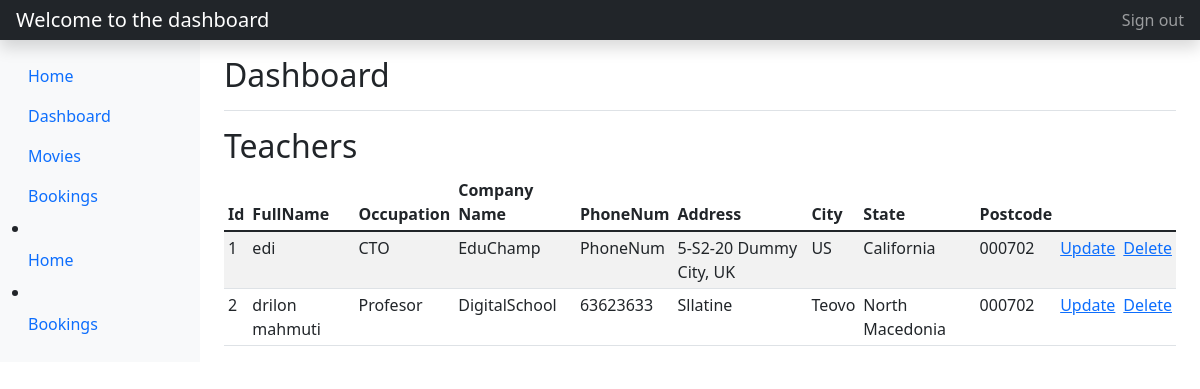
The page /uni/admin/teacherDashboard.php on the database its author committed.
### tables this page shows
CREATE TABLE `teacher_profile` (
  `id` int(11) NOT NULL,
  `FullName` varchar(255) NOT NULL,
  `occupation` varchar(255) NOT NULL,
  `Company_Name` varchar(255) NOT NULL,
  `PhoneNum` varchar(255) NOT NULL,
  `addres` varchar(255) NOT NULL,
  `city` varchar(255) NOT NULL,
  `state` varchar(255) NOT NULL,
  `Postcode` varchar(255) NOT NULL
);

### uni/admin/teacherDashboard.php (the view, shortened to what this page needs)
<?php
    include_once('../config.php');
    $sql = "SELECT * FROM teacher_profile";
    $selectUsers = $conn->prepare($sql);
    $selectUsers->execute();
    $users_data = $selectUsers->fetchAll();
 ?>
 <!DOCTYPE html>
 <html>
 <head>
 	<link href="https://cdn.jsdelivr.net/npm/bootstrap@5.1.3/dist/css/bootstrap.min.css" rel="stylesheet">
 </head>
 <body>
 <header class="navbar navbar-dark sticky-top bg-dark flex-md-nowrap p-0 shadow">
  <a class="navbar-brand col-md-3 col-lg-2 me-0 px-3" href="#">
  <?php
if(isset($_SESSION['FullName'])) {
    echo "Welcome to the dashboard ";
} else {
    echo "Welcome to the dashboard";
}
?>
</a>
  <div class="navbar-nav">
    <div class="nav-item text-nowrap">
      <a class="nav-link px-3" href="logout.php">Sign out</a>
    </div>
  </div>
</header>
<div class="container-fluid">
  <div class="row">
    <nav id="sidebarMenu" class="col-md-3 col-lg-2 d-md-block bg-light sidebar collapse">
      <div class="position-sticky pt-3">
        <ul class="nav flex-column">
            <li class="nav-item">
              <a class="nav-link" href="home.php">
                Home
              </a>
            </li>
          <li class="nav-item">
            <a class="nav-link active" aria-current="page" href="index.php">
              Dashboard
            </a>
          </li>
          <li class="nav-item">
            <a class="nav-link" href="list_movies.php">
              Movies
            </a>
          </li>
          <li class="nav-item">
            <a class="nav-link" href="bookings.php">
              Bookings
            </a>
          </li>
        </ul>
          <li class="nav-item">
              <a class="nav-link" href="home.php">
                Home
              </a>
            </li>
          <li class="nav-item">
          <a class="nav-link" href="bookings.php">
            Bookings
          </a>
        </li>
      </div>
    </nav>
    <main class="col-md-9 ms-sm-auto col-lg-10 px-md-4">
      <div class="d-flex justify-content-between flex-wrap flex-md-nowrap align-items-center pt-3 pb-2 mb-3 border-bottom">
        <h1 class="h2">Dashboard</h1>
      </div>
      <h2>Teachers</h2>
      <div class="table-responsive">
        <table class="table table-striped table-sm">
          <thead>
            <tr>
              <th scope="col">Id</th>
              <th scope="col">FullName</th>
              <th scope="col">Occupation</th>
              <th scope="col">Company Name</th>
              <th scope="col">PhoneNum</th>
              <th scope="col">Address</th>
			  <th scope="col">City</th>
              <th scope="col">State</th>
			  <th scope="col">Postcode</th>
            </tr>
          </thead>
          <tbody>
            <?php foreach ($users_data as $user_data) { ?>
               <tr>
                <td><?php echo $user_data['id']; ?></td>
                <td><?php echo $user_data['FullName']; ?></td>
                <td><?php echo $user_data['occupation']; ?></td>
                <td><?php echo $user_data['Company_Name']; ?></td>
				<td><?php echo $user_data['PhoneNum']; ?></td>
                <td><?php echo $user_data['addres']; ?></td>
                <td><?php echo $user_data['city']; ?></td>
                <td><?php echo $user_data['state']; ?></td>
				<td><?php echo $user_data['Postcode']; ?></td>
                <td><a href="EditTeachers.php?id=">Update</a></td>
                <td><a href="deleteTeacher.php?id=<?= $user_data['id'];?>">Delete</a></td>
              </tr>
           <?php  } ?>
          </tbody>
        </table>
      </div>
    </main>
  </div>
</div>
  </body>
</html>
 </body>
 </html>

### rows shown on the page
teacher_profile: id "1", FullName "edi", occupation "CTO", Company_Name "EduChamp", PhoneNum "PhoneNum", addres "5-S2-20 Dummy City, UK", city "US", state "California", Postcode "000702"
teacher_profile: id "2", FullName "drilon mahmuti", occupation "Profesor", Company_Name "DigitalSchool", PhoneNum "63623633", addres "Sllatine", city "Teovo", state "North Macedonia", Postcode "000702"
